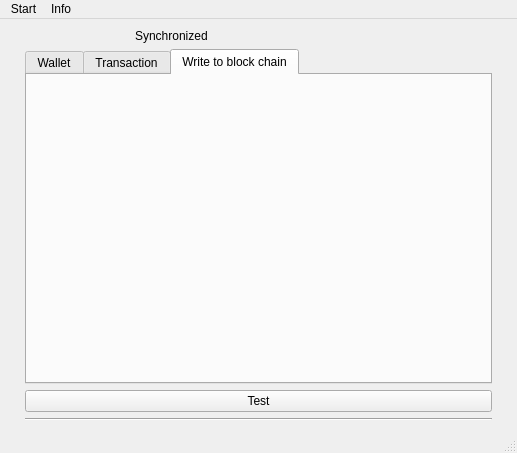
<?xml version="1.0" encoding="UTF-8"?>
<ui version="4.0">
 <class>MainWindow</class>
 <widget class="QMainWindow" name="MainWindow">
  <property name="geometry">
   <rect>
    <x>0</x>
    <y>0</y>
    <width>517</width>
    <height>453</height>
   </rect>
  </property>
  <property name="windowTitle">
   <string>Wallet</string>
  </property>
  <property name="autoFillBackground">
   <bool>false</bool>
  </property>
  <widget class="QWidget" name="centralwidget">
   <layout class="QGridLayout" name="gridLayout">
    <property name="leftMargin">
     <number>25</number>
    </property>
    <property name="topMargin">
     <number>10</number>
    </property>
    <property name="rightMargin">
     <number>25</number>
    </property>
    <property name="bottomMargin">
     <number>10</number>
    </property>
    <item row="1" column="0">
     <widget class="QTabWidget" name="tabWidget">
      <property name="currentIndex">
       <number>2</number>
      </property>
      <widget class="QWidget" name="tab">
       <attribute name="title">
        <string>Wallet</string>
       </attribute>
       <layout class="QGridLayout" name="gridLayout_2">
        <item row="1" column="0">
         <layout class="QHBoxLayout" name="horizontalLayout_6">
          <item>
           <widget class="QLabel" name="label_3">
            <property name="text">
             <string>Balance:</string>
            </property>
           </widget>
          </item>
          <item>
           <widget class="QLabel" name="wallet_balance">
            <property name="text">
             <string>...</string>
            </property>
           </widget>
          </item>
          <item>
           <spacer name="horizontalSpacer">
            <property name="orientation">
             <enum>Qt::Horizontal</enum>
            </property>
            <property name="sizeHint" stdset="0">
             <size>
              <width>40</width>
              <height>20</height>
             </size>
            </property>
           </spacer>
          </item>
         </layout>
        </item>
        <item row="0" column="0">
         <layout class="QVBoxLayout" name="verticalLayout_4">
          <item>
           <layout class="QHBoxLayout" name="horizontalLayout_5">
            <item>
             <widget class="QLabel" name="label">
              <property name="text">
               <string>Public key:</string>
              </property>
             </widget>
            </item>
            <item>
             <widget class="QLineEdit" name="public_key">
              <property name="text">
               <string>...</string>
              </property>
              <property name="frame">
               <bool>true</bool>
              </property>
              <property name="readOnly">
               <bool>true</bool>
              </property>
             </widget>
            </item>
           </layout>
          </item>
         </layout>
        </item>
        <item row="3" column="0">
         <widget class="QScrollArea" name="scrollArea">
          <property name="widgetResizable">
           <bool>true</bool>
          </property>
          <widget class="QWidget" name="scrollAreaWidgetContents">
           <property name="geometry">
            <rect>
             <x>0</x>
             <y>0</y>
             <width>443</width>
             <height>102</height>
            </rect>
           </property>
           <layout class="QGridLayout" name="gridLayout_4">
            <item row="0" column="0">
             <layout class="QVBoxLayout" name="prev_tx"/>
            </item>
           </layout>
          </widget>
         </widget>
        </item>
        <item row="2" column="0">
         <widget class="QLabel" name="label_6">
          <property name="text">
           <string>Previous transactions:</string>
          </property>
         </widget>
        </item>
       </layout>
      </widget>
      <widget class="QWidget" name="tab_2">
       <attribute name="title">
        <string>Transaction</string>
       </attribute>
       <layout class="QGridLayout" name="gridLayout_3">
        <item row="1" column="0">
         <layout class="QHBoxLayout" name="horizontalLayout_8">
          <item>
           <widget class="QLabel" name="label_4">
            <property name="text">
             <string>Amount:</string>
            </property>
           </widget>
          </item>
          <item>
           <widget class="QLineEdit" name="amount_input"/>
          </item>
         </layout>
        </item>
        <item row="0" column="0">
         <layout class="QVBoxLayout" name="verticalLayout_5">
          <item>
           <layout class="QHBoxLayout" name="horizontalLayout_7">
            <item>
             <widget class="QLabel" name="label_2">
              <property name="text">
               <string>Recipient:</string>
              </property>
             </widget>
            </item>
            <item>
             <widget class="QLineEdit" name="recipient_input"/>
            </item>
           </layout>
          </item>
         </layout>
        </item>
        <item row="3" column="0">
         <spacer name="verticalSpacer_2">
          <property name="orientation">
           <enum>Qt::Vertical</enum>
          </property>
          <property name="sizeHint" stdset="0">
           <size>
            <width>20</width>
            <height>40</height>
           </size>
          </property>
         </spacer>
        </item>
        <item row="2" column="0">
         <widget class="QPushButton" name="send_button">
          <property name="text">
           <string>Send</string>
          </property>
         </widget>
        </item>
       </layout>
      </widget>
      <widget class="QWidget" name="tab_3">
       <attribute name="title">
        <string>Write to block chain</string>
       </attribute>
      </widget>
     </widget>
    </item>
    <item row="3" column="0">
     <widget class="Line" name="line">
      <property name="orientation">
       <enum>Qt::Horizontal</enum>
      </property>
     </widget>
    </item>
    <item row="0" column="0">
     <layout class="QVBoxLayout" name="vertical">
      <item>
       <layout class="QHBoxLayout" name="horizontalLayout_3">
        <property name="spacing">
         <number>10</number>
        </property>
        <item>
         <widget class="QLabel" name="image">
          <property name="maximumSize">
           <size>
            <width>100</width>
            <height>100</height>
           </size>
          </property>
          <property name="text">
           <string/>
          </property>
          <property name="pixmap">
           <pixmap>../resources/blockchain.png</pixmap>
          </property>
          <property name="scaledContents">
           <bool>true</bool>
          </property>
         </widget>
        </item>
        <item>
         <layout class="QVBoxLayout" name="verticalLayout">
          <item>
           <widget class="QLabel" name="wallet_sync">
            <property name="text">
             <string>Synchronized</string>
            </property>
            <property name="alignment">
             <set>Qt::AlignBottom|Qt::AlignLeading|Qt::AlignLeft</set>
            </property>
           </widget>
          </item>
         </layout>
        </item>
       </layout>
      </item>
     </layout>
    </item>
    <item row="2" column="0">
     <widget class="QPushButton" name="button">
      <property name="text">
       <string>Test</string>
      </property>
     </widget>
    </item>
   </layout>
  </widget>
  <widget class="QStatusBar" name="statusbar"/>
  <widget class="QMenuBar" name="menubar">
   <property name="geometry">
    <rect>
     <x>0</x>
     <y>0</y>
     <width>517</width>
     <height>22</height>
    </rect>
   </property>
   <widget class="QMenu" name="menuStart">
    <property name="title">
     <string>Start</string>
    </property>
   </widget>
   <widget class="QMenu" name="menuInfo">
    <property name="title">
     <string>Info</string>
    </property>
    <addaction name="separator"/>
   </widget>
   <addaction name="menuStart"/>
   <addaction name="menuInfo"/>
  </widget>
 </widget>
 <resources/>
 <connections/>
</ui>
